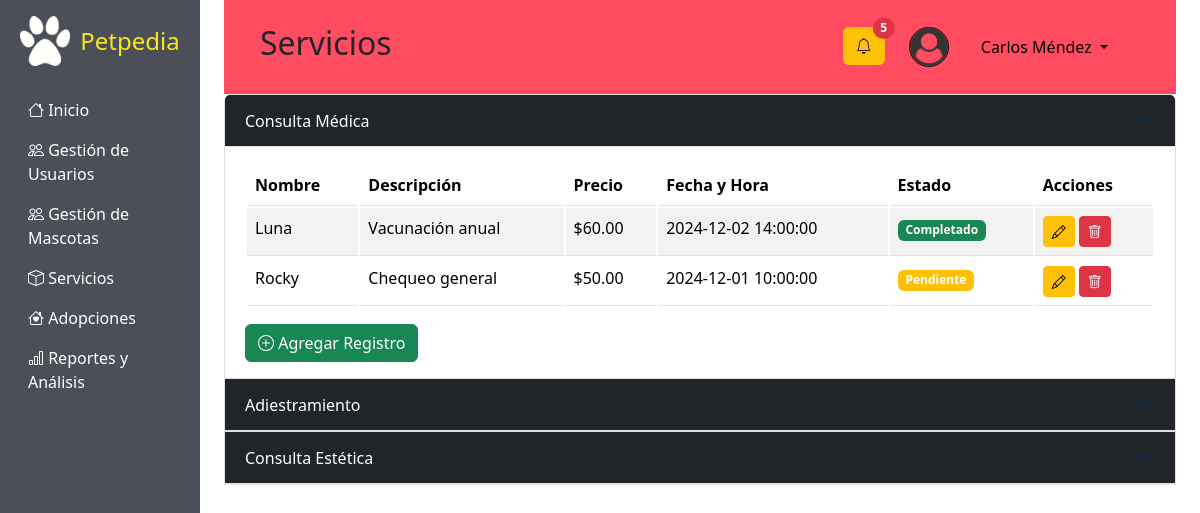
The app's page /services.php (signed in) with its own data.
### tables this page shows
CREATE TABLE appointments (
    appointment_id INT NOT NULL AUTO_INCREMENT,
    pet_id INT,
    user_id INT NOT NULL,
    service_id INT NOT NULL,
    professional_id INT,
    appointment_date DATETIME NOT NULL,
    price DECIMAL(10, 2),
    notes TEXT,
    status_id INT,
    created_at DATETIME DEFAULT CURRENT_TIMESTAMP,
    PRIMARY KEY (appointment_id),
    FOREIGN KEY (status_id) REFERENCES statuses(status_id),
    FOREIGN KEY (pet_id) REFERENCES pets(pet_id),
    FOREIGN KEY (user_id) REFERENCES users(user_id),
    FOREIGN KEY (service_id) REFERENCES services(service_id),
    FOREIGN KEY (professional_id) REFERENCES professionals(professional_id)
);

CREATE TABLE pets (
    pet_id INT NOT NULL AUTO_INCREMENT,
    name VARCHAR(100) NOT NULL,
    img VARCHAR(100),
    species VARCHAR(50),
    breed VARCHAR(50),
    birth_date DATE,
    main_image_url VARCHAR(255),
    status_id INT,
    PRIMARY KEY (pet_id),
    FOREIGN KEY (status_id) REFERENCES statuses(status_id)
);

### services.php (the view, shortened to what this page needs)
<?php
  include "./php/conexion.php";
  $sql = "SELECT
            a.appointment_id,
            a.pet_id,
            a.service_id,
            a.appointment_date,
            a.price,
            a.status_id,
            a.notes,
            p.name AS pet_name
        FROM appointments a
        INNER JOIN pets p ON a.pet_id = p.pet_id
        ORDER BY a.appointment_id DESC";
  $res=$conexion->query($sql)or die($conexion->error);
?>
<!DOCTYPE html>
<html lang="en">
  <head>
    <link
      href="https://cdn.jsdelivr.net/npm/bootstrap@5.3.2/dist/css/bootstrap.min.css"
      rel="stylesheet"
    />
    <link
      href="https://cdn.jsdelivr.net/npm/bootstrap-icons/font/bootstrap-icons.css"
      rel="stylesheet"
    />
  </head>
  <body>
    <div class="container-fluid">
      <div class="row">
        <?php include "./layouts/aside.php" ?>
        <main class="col-md-9 ms-sm-auto col-lg-10 px-md-4">
        <?php include "./layouts/header.php" ?>
          <div class="accordion accordion-dark" id="servicesAccordion">
            <div class="accordion-item">
              <h2 class="accordion-header" id="headingConsultaMedica">
                <button
                  class="accordion-button bg-dark text-white"
                  type="button"
                  data-bs-toggle="collapse"
                  data-bs-target="#collapseConsultaMedica"
                  aria-expanded="true"
                  aria-controls="collapseConsultaMedica"
                >
                  Consulta Médica
                </button>
              </h2>
              <div
                id="collapseConsultaMedica"
                class="accordion-collapse collapse show"
                aria-labelledby="headingConsultaMedica"
                data-bs-parent="#servicesAccordion"
              >
              <div class="accordion-body">
      <div style="max-height: 200px; overflow-y: auto;">
      <table class="table table-striped" style="position: relative; border-collapse: separate;">
      <thead style="position: sticky; top: 0; background-color: #fff; z-index: 1;">
            <tr>
              <th>Nombre</th>
              <th>Descripción</th>
              <th>Precio</th>
              <th>Fecha y Hora</th>
              <th>Estado</th>
              <th>Acciones</th>
            </tr>
          </thead>
          <tbody>
            <?php
            while ($fila = mysqli_fetch_array($res)) {
              if ($fila['service_id'] == 1) {
            ?>
              <tr>
                <td><?php echo $fila['pet_name']; ?></td>
                <td><?php echo $fila['notes']; ?></td>
                <td>$<?php echo $fila['price']; ?></td>
                <td><?php echo $fila['appointment_date']; ?></td>
                <td>
                  <?php
                  if ($fila['status_id'] == 2) {
                    echo '<span class="badge bg-warning">Pendiente</span>';
                  } elseif ($fila['status_id'] == 3) {
                    echo '<span class="badge bg-success">Completado</span>';
                  } elseif ($fila['status_id'] == 4) {
                    echo '<span class="badge bg-danger">Cancelado</span>';
                  }
                  ?>
                </td>
                <td>
                  <button
                    class="btn btn-warning btn-sm"
                    data-bs-toggle="modal"
                    data-bs-target="#addModal"
                  >
                    <i class="bi bi-pencil"></i>
                  </button>
  <button class="btn btn-sm btn-danger btnEliminar"
  d         ata-id="<?php echo $fila['appointment_id']; ?>"
            data-table="appointments"
            data-column="appointment_id "
          data-bs-toggle="modal" data-bs-target="#deleteUserModal">
      <i class="bi bi-trash"></i>
  </button>
                </td>
              </tr>
            <?php
              }
            }mysqli_data_seek($res,0);
            ?>
          </tbody>
        </table>
      </div>
      <button
        class="btn btn-success"
        data-bs-toggle="modal"
        data-bs-target="#addModal"
      >
        <i class="bi bi-plus-circle"></i> Agregar Registro
      </button>
    </div>
  </div>
</div>
            <div class="accordion-item">
  <h2 class="accordion-header" id="headingAdiestramiento">
    <button
      class="accordion-button bg-dark text-white"
      type="button"
      data-bs-toggle="collapse"
      data-bs-target="#collapseAdiestramiento"
      aria-expanded="false"
      aria-controls="collapseAdiestramiento"
    >
      Adiestramiento
    </button>
  </h2>
</div>
            <div class="accordion-item">
              <h2 class="accordion-header" id="headingConsultaEstetica">
                <button
                  class="accordion-button bg-dark text-white"
                  type="button"
                  data-bs-toggle="collapse"
                  data-bs-target="#collapseConsultaEstetica"
                  aria-expanded="false"
                  aria-controls="collapseConsultaEstetica"
                >
                  Consulta Estética
                </button>
              </h2>
</div>
        </main>
      </div>
    </div>
  </body>
</html>

### records on screen
appointments: pet.name "Luna", notes "Vacunación anual", price "60.00", appointment_date "2024-12-02 14:00:00", shows "Completado"
appointments: pet.name "Rocky", notes "Chequeo general", price "50.00", appointment_date "2024-12-01 10:00:00", shows "Pendiente"

### other values on screen
$title "Servicios"
$user['nombre'] "Carlos Méndez"
